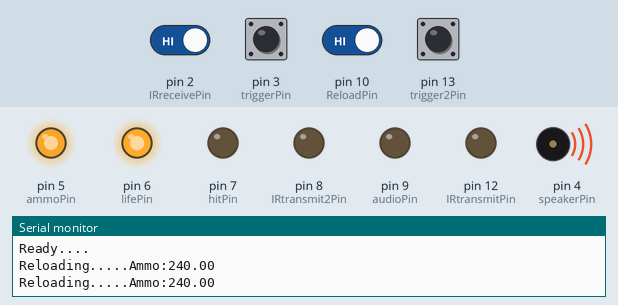
A sketch run on a simulated Arduino Uno, built with avr-gcc and run on an emulated ATmega328P. On the bench: output pins drawn as LEDs (lit = HIGH), buzzer (waves = sounding), the last lines printed to the serial monitor. The inputs (shaded band) are chosen by the test bench; at power-on: pin 2 (IRreceivePin), pin 3 (triggerPin), pin 10 (ReloadPin), pin 13 (trigger2Pin) HIGH.

Above: at 2.2 s.
2.3 s: pin 3 (triggerPin) pulled LOW for 1 s
At 3.65 s:
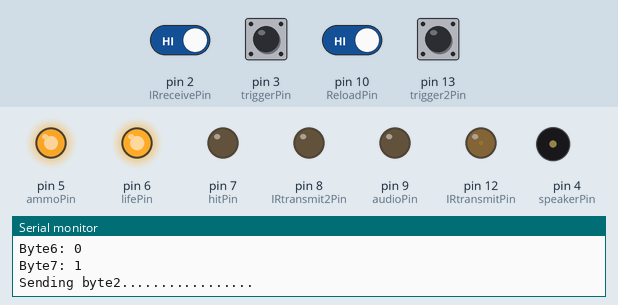
5.2 s: pin 2 (IRreceivePin) driven LOW
At 5.9 s:
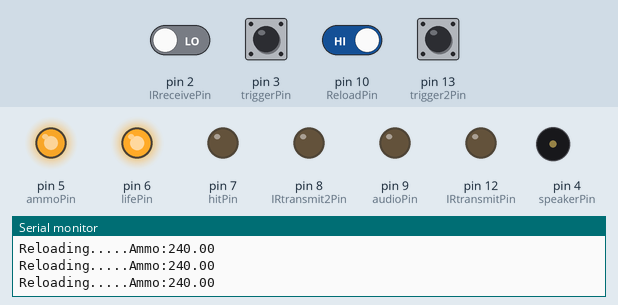
7.1 s: pin 2 (IRreceivePin) driven HIGH
At 8.1 s:
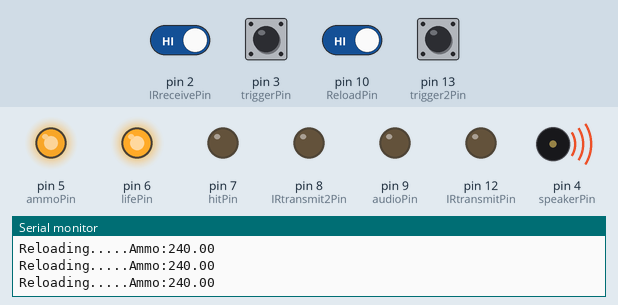
8.6 s: pin 13 (trigger2Pin) pulled LOW for 0.35 s
11.0 s: pin 3 (triggerPin) pulled LOW for 0.35 s
At 12.1 s:
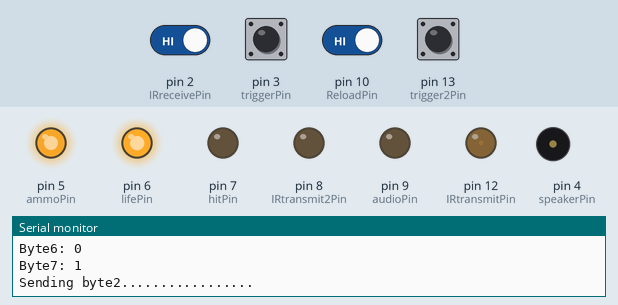
13.6 s: pin 3 (triggerPin) driven LOW and pin 10 (ReloadPin) driven LOW
At 14.18 s:
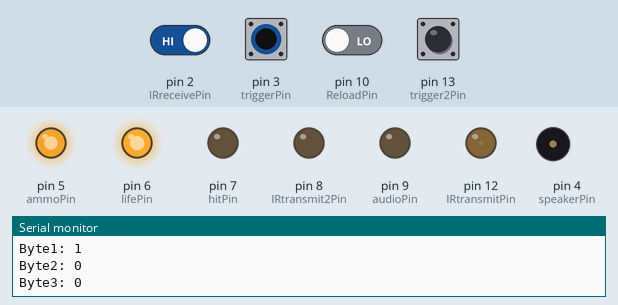
Timing chart, 0 to 16.6 s (numbered marks = the images above; inputs shaded):
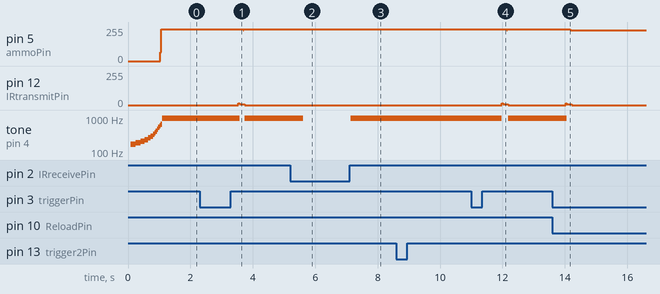

Measured:
- after the input at 2.3 s, pin 5 (ammoPin): 240/255 → 232/255 after 1.4 s, → 240/255 0.03 s later; pin 12 (IRtransmitPin): 0/255 → 5/255 after 1.2 s, → 0/255 0.20 s later; tone on pin 4 (speakerPin): 986 Hz → silent after 1.3 s, → 984 Hz 0.16 s later
- after the input at 5.2 s, tone on pin 4 (speakerPin): 984 Hz → silent after 0.41 s
- after the input at 7.1 s, tone on pin 4 (speakerPin): silent → 988 Hz at once
- after the input at 11.0 s, pin 5 (ammoPin): 240/255 → 232/255 after 1.1 s, → 240/255 0.03 s later; pin 12 (IRtransmitPin): 0/255 → 6/255 after 0.98 s, → 0/255 0.20 s later; tone on pin 4 (speakerPin): 988 Hz → silent after 0.98 s, → 985 Hz 0.20 s later
- after the input at 13.6 s, pin 5 (ammoPin): 240/255 → 232/255 after 0.58 s; pin 12 (IRtransmitPin): 0/255 → 7/255 after 0.42 s, → 0/255 0.20 s later; tone on pin 4 (speakerPin): 985 Hz → silent after 0.46 s
- by itself, tone on pin 4 (speakerPin): plays 168 Hz for 0.16 s, 185 Hz for 0.16 s, 207 Hz for 0.12 s, 230 Hz for 0.12 s, 261 Hz for 0.08 s, 292 Hz for 0.08 s … (14 notes in this stretch)

The sketch:

TagSystem.ino
```cpp
// (licence header left out)
// Digital IO's
int triggerPin = 3; // Push button for primary fire. Low = pressed
int trigger2Pin = 13; // Push button for secondary fire. Low = pressed
int speakerPin = 4; // Direct output to piezo sounder/speaker
int audioPin = 9; // Audio Trigger. Can be used to set off sounds recorded in the kind of electronics you can get in greetings card that play a custom message.
int lifePin = 6; // An analogue output (PWM) level corresponds to remaining life. Use PWM pin: 3,5,6,9,10 or 11. Can be used to drive LED bar graphs. eg LM3914N
int ammoPin = 5; // An analogue output (PWM) level corresponds to remaining ammunition. Use PWM pin: 3,5,6,9,10 or 11.
int hitPin = 7; // LED output pin used to indicate when the player has been hit.
int IRtransmitPin = 12; // Primary fire mode IR transmitter pin: Use pins 2,4,7,8,12 or 13. DO NOT USE PWM pins!! More info: http://j44industries.blogspot.com/2009/09/arduino-frequency-generation.html#more
int IRtransmit2Pin = 8; // Secondary fire mode IR transmitter pin: Use pins 2,4,7,8,12 or 13. DO NOT USE PWM pins!!
int IRreceivePin = 2; // The pin that incoming IR signals are read from
int IRreceive2Pin = 11; // Allows for checking external sensors are attached as well as distinguishing between sensor locations (eg spotting head shots)
int ReloadPin = 10; // Push button for primary Reload. Low = pressed
#define IRpin_PIN PIND
// Minimum gun requirements: trigger, receiver, IR led, hit LED.

// Player and Game details
int myTeamID = 2; // 1-7 (0 = system message)
int myPlayerID = 1; // Player ID
int myGameID = 0; // Interprited by configureGane subroutine; allows for quick change of game types.
int myWeaponID = 0; // Deffined by gameType and configureGame subroutine.
int myWeaponHP = 0; // Deffined by gameType and configureGame subroutine.
int maxAmmo = 0; // Deffined by gameType and configureGame subroutine.
int maxLife = 0; // Deffined by gameType and configureGame subroutine.
int automatic = 0; // Deffined by gameType and configureGame subroutine. Automatic fire 0 = Semi Auto, 1 = Fully Auto.
int automatic2 = 0; // Deffined by gameType and configureGame subroutine. Secondary fire auto?

//Incoming signal Details
int received[18]; // Received data: received[0] = which sensor, received[1] - [17] byte1 byte2 parity (Miles Tag structure)
int check = 0; // Variable used in parity checking

// Stats
int ammo = 0; // Current ammunition
int life = 0; // Current life

// Code Variables
int timeOut = 0; // Deffined in frequencyCalculations (IRpulse + 50)
int FIRE = 0; // 0 = don't fire, 1 = Primary Fire, 2 = Secondary Fire
int TR = 0; // Trigger Reading
int LTR = 0; // Last Trigger Reading
int T2R = 0; // Trigger 2 Reading (For secondary fire)
int LT2R = 0; // Last Trigger 2 Reading (For secondary fire)
int RL = 0; // Trigger Reading reload button
bool debug = 1; //sets debug mode 1 = Debug ON, 0 = Debug OFF

// Signal Properties
int IRpulse = 600; // Basic pulse duration of 600uS MilesTag standard 4*IRpulse for header bit, 2*IRpulse for 1, 1*IRpulse for 0.
int IRfrequency = 38; // Frequency in kHz Standard values are: 38kHz, 40kHz. Choose dependant on your receiver characteristics
int IRt = 0; // LED on time to give correct transmission frequency, calculated in setup.
int IRpulses = 0; // Number of oscillations needed to make a full IRpulse, calculated in setup.
int header = 4; // Header lenght in pulses. 4 = Miles tag standard
int maxSPS = 10; // Maximum Shots Per Seconds. Not yet used.
int TBS = 0; // Time between shots. Not yet used.

// Transmission data
int byte1[8]; // String for storing byte1 of the data which gets transmitted when the player fires.
int byte2[8]; // String for storing byte1 of the data which gets transmitted when the player fires.
int myParity = 0; // String for storing parity of the data which gets transmitted when the player fires.

// Received data
int memory = 10; // Number of signals to be recorded: Allows for the game data to be reviewed after the game, no provision for transmitting / accessing it yet though.
int hitNo = 0; // Hit number
// Byte1
int player[10]; // Array must be as large as memory
int team[10]; // Array must be as large as memory
// Byte2
int weapon[10]; // Array must be as large as memory
int hp[10]; // Array must be as large as memory
int parity[10]; // Array must be as large as memory


// the maximum pulse we'll listen for - 65 milliseconds is a long time
#define MAXPULSE 65000

// what our timing resolution should be, larger is better
// as its more 'precise' - but too large and you wont get
// accurate timing
#define RESOLUTION 20

// we will store up to 100 pulse pairs (this is -a lot-)
uint16_t pulses[100][2]; // pair is high and low pulse
uint8_t currentpulse = 0; // index for pulses we're storing

void setup() {
  // Serial coms set up to help with debugging.
  Serial.begin(9600);
  Serial.println("Startup...");
  // Pin declarations
  pinMode(triggerPin, INPUT);
  pinMode(trigger2Pin, INPUT);
  pinMode(speakerPin, OUTPUT);
  pinMode(audioPin, OUTPUT);
  pinMode(lifePin, OUTPUT);
  pinMode(ammoPin, OUTPUT);
  pinMode(hitPin, OUTPUT);
  pinMode(IRtransmitPin, OUTPUT);
  pinMode(IRtransmit2Pin, OUTPUT);
  pinMode(IRreceivePin, INPUT);
  pinMode(IRreceive2Pin, INPUT);
  pinMode(ReloadPin, INPUT);

  frequencyCalculations(); // Calculates pulse lengths etc for desired frequency
  configureGame(); // Look up and configure game details
  tagCode(); // Based on game details etc works out the data that will be transmitted when a shot is fired


  digitalWrite(triggerPin, HIGH); // Not really needed if your circuit has the correct pull up resistors already but doesn't harm
  digitalWrite(trigger2Pin, HIGH); // Not really needed if your circuit has the correct pull up resistors already but doesn't harm
  digitalWrite(ReloadPin, HIGH); // Not really needed if your circuit has the correct pull up resistors already but doesn't harm

  for (int i = 1; i < 254; i++) { // Loop plays start up noise
    analogWrite(ammoPin, i);
    playTone((3000 - 9 * i), 2);
  }

  // Next 4 lines initialise the display LEDs
  analogWrite(ammoPin, ((int) ammo));
  analogWrite(lifePin, ((int) life));
  lifeDisplay();
  ammoDisplay();
  GameInfo();
  Serial.println("Ready....");

}


// Main loop most of the code is in the sub routines
void loop() {

  uint16_t highpulse, lowpulse; // temporary storage timing
  highpulse = lowpulse = 0; // start out with no pulse length

  while (IRpin_PIN & (1 << IRreceivePin)) {
    // pin is still HIGH
    // count off another few microseconds
    highpulse++;
    delayMicroseconds(RESOLUTION);
    //Add triggers here
    if (FIRE != 0) {
        shoot();
        ammoDisplay();
    }
    triggers();
    //to here

    // If the pulse is too long, we 'timed out' - either nothing
    // was received or the code is finished, so print what
    // we've grabbed so far, and then reset
    if ((highpulse >= MAXPULSE) && (currentpulse != 0)) {
      printpulses();
      currentpulse = 0;
    }
  }
  // we didn't time out so lets stash the reading
  pulses[currentpulse][0] = highpulse;

  // same as above
  while (! (IRpin_PIN & _BV(IRreceivePin))) {
    // pin is still LOW
    lowpulse++;
    delayMicroseconds(RESOLUTION);
    if ((lowpulse >= MAXPULSE) && (currentpulse != 0)) {
      printpulses();
      currentpulse = 0;

    }

  }
  pulses[currentpulse][1] = lowpulse;

  // we read one high-low pulse successfully, continue!
  currentpulse++;
} //END LOOP

/*OLD STUFF
  receiveIR();
  //listenForIR();
  if (FIRE != 0) {
    shoot();
    ammoDisplay();
  }
  triggers();
}
*/

// SUB ROUTINES

void GameInfo(){
  Serial.println("Game info:...");
  Serial.print("Team ID: ");
  Serial.println(myTeamID);
  Serial.print("Player ID: ");
  Serial.println(myPlayerID);

}
void ammoDisplay() { // Updates Ammo LED output
  float ammoF;
  ammoF = (260 / maxAmmo) * ammo;
  if (ammoF <= 0) {
    ammoF = 0;
  }
  if (ammoF > 255) {
    ammoF = 255;
  }
  analogWrite(ammoPin, ((int) ammoF));
  Serial.print("Ammo:");
  Serial.println(ammoF);
}

void lifeDisplay() { // Updates Ammo LED output
  float lifeF;
  lifeF = (260 / maxLife) * life;
  if (lifeF <= 0) {
    lifeF = 0;
  }
  if (lifeF > 255) {
    lifeF = 255;
  }
  analogWrite(lifePin, ((int) lifeF));
   Serial.print("Life:");
  Serial.println(lifeF);
}

void interpritReceived() { // After a message has been received by the ReceiveIR subroutine this subroutine decidedes how it should react to the data
  if (hitNo == memory) {
    hitNo = 0; // hitNo sorts out where the data should be stored if statement means old data gets overwritten if too much is received
  }
  team[hitNo] = 0;
  player[hitNo] = 0;
  weapon[hitNo] = 0;
  hp[hitNo] = 0;
  // Next few lines Effectivly converts the binary data into decimal
  // Im sure there must be a much more efficient way of doing this
  if (received[1] == 1) {
    team[hitNo] = team[hitNo] + 4;
  }
  if (received[2] == 1) {
    team[hitNo] = team[hitNo] + 2;
  }
  if (received[3] == 1) {
    team[hitNo] = team[hitNo] + 1;
  }

  if (received[4] == 1) {
    player[hitNo] = player[hitNo] + 16;
  }
  if (received[5] == 1) {
    player[hitNo] = player[hitNo] + 8;
  }
  if (received[6] == 1) {
    player[hitNo] = player[hitNo] + 4;
  }
  if (received[7] == 1) {
    player[hitNo] = player[hitNo] + 2;
  }
  if (received[8] == 1) {
    player[hitNo] = player[hitNo] + 1;
  }

  if (received[9] == 1) {
    weapon[hitNo] = weapon[hitNo] + 4;
  }
  if (received[10] == 1) {
    weapon[hitNo] = weapon[hitNo] + 2;
  }
  if (received[11] == 1) {
    weapon[hitNo] = weapon[hitNo] + 1;
  }

  if (received[12] == 1) {
    hp[hitNo] = hp[hitNo] + 16;
  }
  if (received[13] == 1) {
    hp[hitNo] = hp[hitNo] + 8;
  }
  if (received[14] == 1) {
    hp[hitNo] = hp[hitNo] + 4;
  }
  if (received[15] == 1) {
    hp[hitNo] = hp[hitNo] + 2;
  }
  if (received[16] == 1) {
    hp[hitNo] = hp[hitNo] + 1;
  }

  parity[hitNo] = received[17];

  Serial.print("Hit No: ");
  Serial.print(hitNo);
  Serial.print(" Player: ");
  Serial.print(player[hitNo]);
  Serial.print(" Team: ");
  Serial.print(team[hitNo]);
  Serial.print(" Weapon: ");
  Serial.print(weapon[hitNo]);
  Serial.print(" HP: ");
  Serial.print(hp[hitNo]);
  Serial.print(" Parity: ");
  Serial.println(parity[hitNo]);


  //This is probably where more code should be added to expand the game capabilities at the moment the code just checks that the received data was not a system message and deducts a life if it wasn't.
  if (player[hitNo] != 0) {
    hit();
  }
  hitNo++ ;
}

void shoot() {
  if (FIRE == 1) { // Has the trigger been pressed?
    if (debug == 1){
      Serial.println("FIRE 1");
    }
    sendPulse(IRtransmitPin, 4); // Transmit Header pulse, send pulse subroutine deals with the details
    delayMicroseconds(IRpulse);
    if (debug == 1){
        Serial.println("Sending byte1.................");
    }
    for (int i = 0; i < 8; i++) { // Transmit Byte1
     if (debug == 1){
        Serial.print("Byte");
        Serial.print(i);
        Serial.print(": ");
        Serial.println(byte1[i]);
     }
      if (byte1[i] == 1) {
        sendPulse(IRtransmitPin, 1);
        //Serial.print("1 ");
      }
      //else{Serial.print("0 ");}
      sendPulse(IRtransmitPin, 1);
      delayMicroseconds(IRpulse);
    }

     if (debug == 1){
        Serial.println("Sending byte2.................");
    }
    for (int i = 0; i < 8; i++) { // Transmit Byte2
      if (debug == 1){
        Serial.print("Byte");
        Serial.print(i);
        Serial.print(": ");
        Serial.println(byte1[i]);
     }
      if (byte2[i] == 1) {
        sendPulse(IRtransmitPin, 1);
        // Serial.print("1 ");
      }
      //else{Serial.print("0 ");}
      sendPulse(IRtransmitPin, 1);
      delayMicroseconds(IRpulse);
    }

    if (myParity == 1) { // Parity
      sendPulse(IRtransmitPin, 1);
    }
    sendPulse(IRtransmitPin, 1);
    if (debug == 1){
        Serial.print("Sent Parity:");
        Serial.println(myParity);
    }
    delayMicroseconds(IRpulse);
  }


  if (FIRE == 2) { // Where a secondary fire mode would be added
    Serial.println("FIRE 2");
    sendPulse(IRtransmitPin, 4); // Header
    Serial.println("DONE 2");
  }
  FIRE = 0;
  ammo = ammo - 1;
}


void sendPulse(int pin, int length) { // importing variables like this allows for secondary fire modes etc.
  // This void genertates the carrier frequency for the information to be transmitted
  int i = 0;
  int o = 0;
  while ( i < length ) {
    i++;
    while ( o < IRpulses ) {
      o++;
      digitalWrite(pin, HIGH);
      delayMicroseconds(IRt);
      digitalWrite(pin, LOW);
      delayMicroseconds(IRt);
    }
  }
}


void triggers() { // Checks to see if the triggers have been presses
  LTR = TR; // Records previous state. Primary fire
  LT2R = T2R; // Records previous state. Secondary fire
  TR = digitalRead(triggerPin); // Looks up current trigger button state
  T2R = digitalRead(trigger2Pin); // Looks up current trigger button state
  RL = digitalRead(ReloadPin); // Looks up current reload button state
  // Code looks for changes in trigger state to give it a semi automatic shooting behaviour
  if (RL == HIGH){
    reload();
  }
  if (TR != LTR && TR == LOW) {
    FIRE = 1;
  }
  if (T2R != LT2R && T2R == LOW) {
    FIRE = 2;
  }
  if (TR == LOW && automatic == 1) {
    FIRE = 1;
  }
  if (T2R == LOW && automatic2 == 1) {
    FIRE = 2;
  }
  if (FIRE == 1 || FIRE == 2) {
    if (ammo < 1) {
      FIRE = 0;
      noAmmo();
    }
    if (life < 1) {
      FIRE = 0;
      dead();
    }
    // Fire rate code to be added here
  }

}


void configureGame() { // Where the game characteristics are stored, allows several game types to be recorded and you only have to change one variable (myGameID) to pick the game.
  if (myGameID == 0) {
    myWeaponID = 1;
    maxAmmo = 30;
    ammo = 8;
    maxLife = 3;
    life = 3;
    myWeaponHP = 1;
  }
  if (myGameID == 1) {
    myWeaponID = 1;
    maxAmmo = 100;
    ammo = 100;
    maxLife = 10;
    life = 10;
    myWeaponHP = 2;
  }
}


void frequencyCalculations() { // Works out all the timings needed to give the correct carrier frequency for the IR signal
  IRt = (int) (500 / IRfrequency);
  IRpulses = (int) (IRpulse / (2 * IRt));
  IRt = IRt - 4;
  // Why -4 I hear you cry. It allows for the time taken for commands to be executed.
  // More info: http://j44industries.blogspot.com/2009/09/arduino-frequency-generation.html#more
  if (debug == 1){
      Serial.print("Oscilation time period /2: ");
      Serial.println(IRt);
      Serial.print("Pulses: ");
      Serial.println(IRpulses);
  }
  timeOut = IRpulse + 50; // Adding 50 to the expected pulse time gives a little margin for error on the pulse read time out value
}


void tagCode() { // Works out what the players tagger code (the code that is transmitted when they shoot) is
  byte1[0] = myTeamID >> 2 & B1;
  byte1[1] = myTeamID >> 1 & B1;
  byte1[2] = myTeamID >> 0 & B1;

  byte1[3] = myPlayerID >> 4 & B1;
  byte1[4] = myPlayerID >> 3 & B1;
  byte1[5] = myPlayerID >> 2 & B1;
  byte1[6] = myPlayerID >> 1 & B1;
  byte1[7] = myPlayerID >> 0 & B1;


  byte2[0] = myWeaponID >> 2 & B1;
  byte2[1] = myWeaponID >> 1 & B1;
  byte2[2] = myWeaponID >> 0 & B1;

  byte2[3] = myWeaponHP >> 4 & B1;
  byte2[4] = myWeaponHP >> 3 & B1;
  byte2[5] = myWeaponHP >> 2 & B1;
  byte2[6] = myWeaponHP >> 1 & B1;
  byte2[7] = myWeaponHP >> 0 & B1;

  myParity = 0;
  for (int i = 0; i < 8; i++) {
    if (byte1[i] == 1) {
      myParity = myParity + 1;
    }
    if (byte2[i] == 1) {
      myParity = myParity + 1;
    }
    myParity = myParity >> 0 & B1;

  }

  // Next few lines print the full tagger code.
  Serial.print("Byte1: ");
  Serial.print(byte1[0]);
  Serial.print(byte1[1]);
  Serial.print(byte1[2]);
  Serial.print(byte1[3]);
  Serial.print(byte1[4]);
  Serial.print(byte1[5]);
  Serial.print(byte1[6]);
  Serial.print(byte1[7]);
  Serial.println();

  Serial.print("Byte2: ");
  Serial.print(byte2[0]);
  Serial.print(byte2[1]);
  Serial.print(byte2[2]);
  Serial.print(byte2[3]);
  Serial.print(byte2[4]);
  Serial.print(byte2[5]);
  Serial.print(byte2[6]);
  Serial.print(byte2[7]);
  Serial.println();

  Serial.print("Parity: ");
  Serial.print(myParity);
  Serial.println();
}


void playTone(int tone, int duration) { // A sub routine for playing tones like the standard arduino melody example
  for (long i = 0; i < duration * 1000L; i += tone * 2) {
    digitalWrite(speakerPin, HIGH);
    delayMicroseconds(tone);
    digitalWrite(speakerPin, LOW);
    delayMicroseconds(tone);
  }
}


void dead() { // void determines what the tagger does when it is out of lives
  // Makes a few noises and flashes some lights
  for (int i = 1; i < 254; i++) {
    analogWrite(ammoPin, i);
    playTone((1000 + 9 * i), 2);
  }
  analogWrite(ammoPin, ((int) ammo));
  analogWrite(lifePin, ((int) life));
  Serial.println("DEAD");

  for (int i = 0; i < 10; i++) {
    analogWrite(ammoPin, 255);
    digitalWrite(hitPin, HIGH);
    delay (500);
    analogWrite(ammoPin, 0);
    digitalWrite(hitPin, LOW);
    delay (500);
  }
  if (debug == 1){
    Serial.print ("Revive.......");
    life = 3;
  }

}


void noAmmo() { // Make some noise and flash some lights when out of ammo
  digitalWrite(hitPin, HIGH);
  playTone(500, 100);
  playTone(1000, 100);
  digitalWrite(hitPin, LOW);
  Serial.println("OutOf Ammo");
}

void reload(){
   ammo=30;
   if (debug == 1){
    Serial.print ("Reloading.....");
    ammoDisplay();
   }

   playTone(500, 600);
}

void hit() { // Make some noise and flash some lights when you get shot
  digitalWrite(hitPin, HIGH);
  life = life - hp[hitNo];
  Serial.print("Life: ");
  Serial.println(life);
  playTone(500, 500);
  if (life <= 0) {
    dead();
  }
  digitalWrite(hitPin, LOW);
  lifeDisplay();
}


void printpulses(void) {

  if (debug == 1){
      Serial.println("\n\r\n\rReceived: \n\rOFF \tON");
      for (uint8_t i = 0; i < currentpulse; i++) {
          Serial.print(pulses[i][0] * RESOLUTION, DEC);
          Serial.print(" usec, ");
          Serial.print(pulses[i][1] * RESOLUTION, DEC);
          Serial.println(" usec");
      }
      // print it in a 'array' format
      Serial.print("Number of pulses:");
      Serial.println(currentpulse);
  }
  for (uint8_t i = 0; i < currentpulse; i++) {
    if ((pulses[i][1] * RESOLUTION) < 800) {
      //Serial.println (": 0");
      received[i] = 0;
    }
    else {
      //Serial.println (": 1");
      received[i] = 1;
    }

  }
  int check = 0;
  int error = 0;

  if (debug == 1){
        Serial.println("Recived Byte1.....");
        for (int x = 1; x <= 8; x++) {
              Serial.print("Byte");
              Serial.print(x);
              Serial.print(": ");
              Serial.println(received[x]);
        }
        Serial.println("Recived Byte2.....");
        for (int x = 9; x <= 16; x++) {
              Serial.print("Byte");
              Serial.print(x);
              Serial.print(": ");
              Serial.println(received[x]);
        }
              Serial.print("Recived Parity: ");
              Serial.println(received[currentpulse-1]);
  }
  for (int x = 1; x <= 16; x++) {
    if (received[x] == 1) {
      check = check + 1;
    }
     check = check >> 0 & B1;
    }
  if (debug == 1){
    Serial.print("Calculated Parity: ");
    Serial.println(check);
  }
  if (check != received[currentpulse-1]) {
    error = 1;
  }
  if (error == 0) {
    if (debug == 1){
      Serial.println("Valid Signal");
    }
    interpritReceived();
  }
  else {
    Serial.println("ERROR");
  }

}
```
